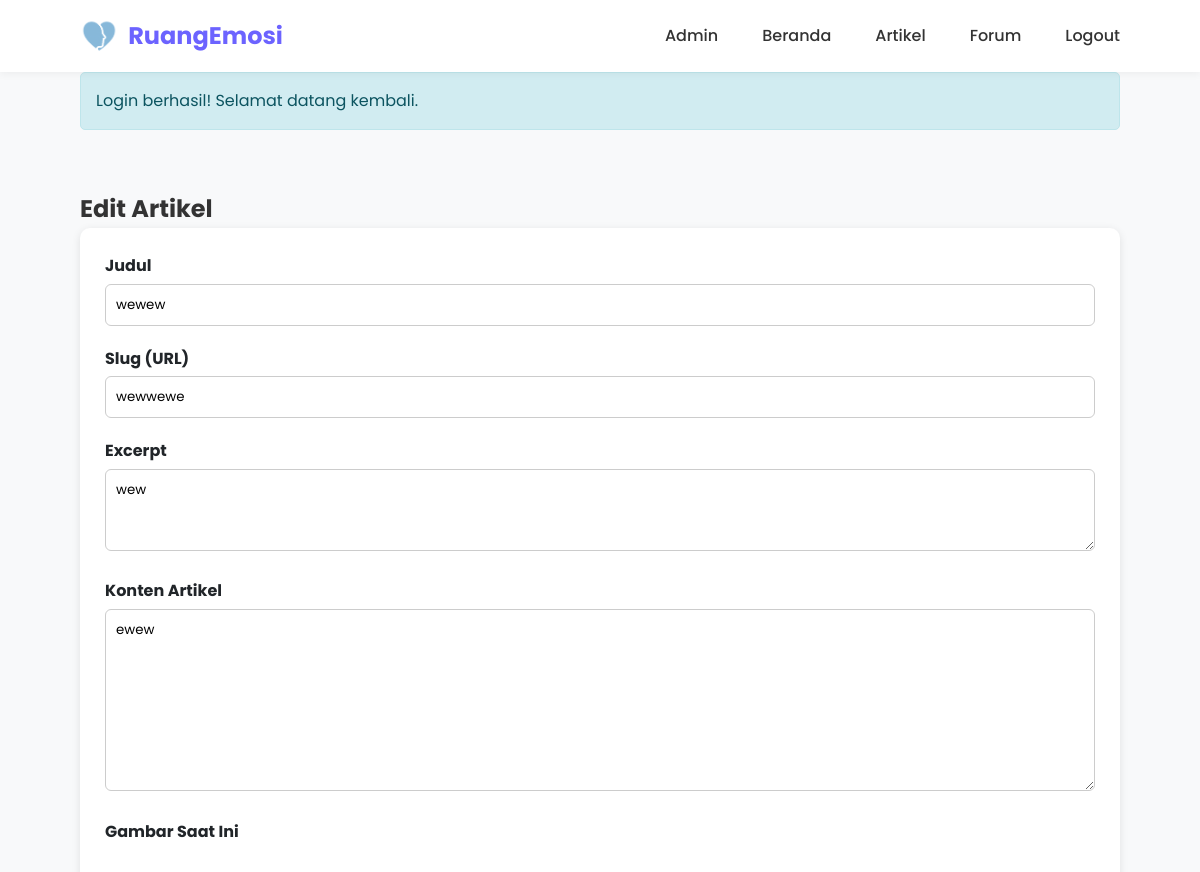
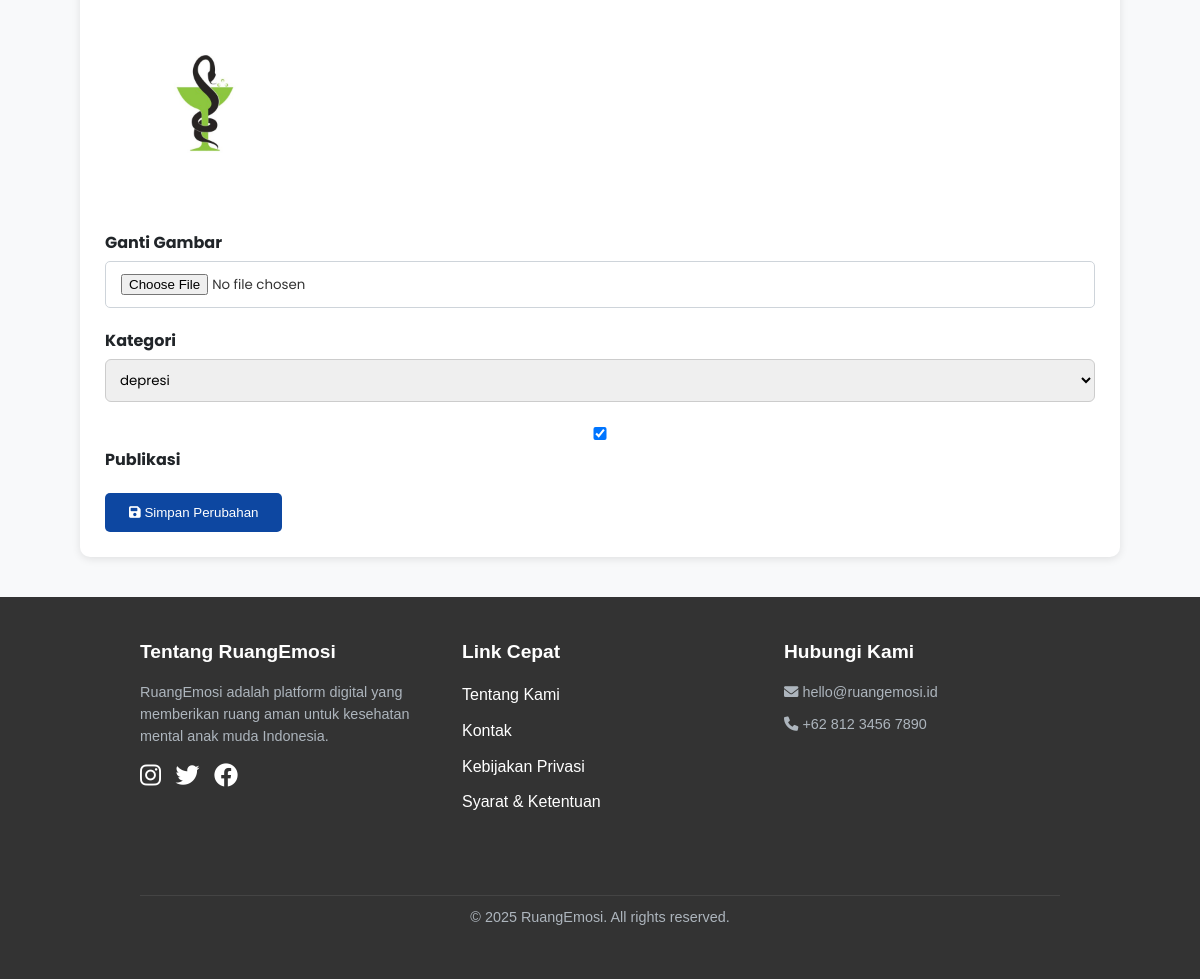
The page /admin/edit-article.php?id=8 (signed in) on the database its author committed (2 pictures, top to bottom).
### tables this page shows
CREATE TABLE `articles` (
  `article_id` int NOT NULL,
  `title` varchar(255) NOT NULL,
  `slug` varchar(255) NOT NULL,
  `content` text NOT NULL,
  `excerpt` text,
  `featured_image` varchar(255) DEFAULT NULL,
  `author_id` int NOT NULL,
  `category` enum('depresi','kecemasan','self-care','stres','relationship') NOT NULL,
  `view_count` int DEFAULT '0',
  `is_published` tinyint(1) DEFAULT '1',
  `created_at` timestamp NULL DEFAULT CURRENT_TIMESTAMP,
  `updated_at` timestamp NULL DEFAULT CURRENT_TIMESTAMP ON UPDATE CURRENT_TIMESTAMP
);

### admin/edit-article.php (the view, shortened to what this page needs)
<?php
require_once '../includes/functions.php';
require_once '../includes/auth.php';
$article_id = (int) $_GET['id'];
$stmt = $conn->prepare("SELECT * FROM articles WHERE article_id = ?");
$stmt->bind_param('i', $article_id);
$stmt->execute();
$result = $stmt->get_result();
$article = $result->fetch_assoc();
require_once '../includes/header.php';
?>
<section class="edit-article">
    <div class="container">
        <h1>Edit Artikel</h1>
        <form action="" method="post" enctype="multipart/form-data" class="article-form">
            <div class="form-group">
                <label>Judul</label>
                <input type="text" name="title" value="<?= htmlspecialchars($article['title']) ?>" required>
            </div>
            <div class="form-group">
                <label>Slug (URL)</label>
                <input type="text" name="slug" value="<?= htmlspecialchars($article['slug']) ?>" required>
            </div>
            <div class="form-group">
                <label>Excerpt</label>
                <textarea name="excerpt" rows="3"><?= htmlspecialchars($article['excerpt']) ?></textarea>
            </div>
            <div class="form-group">
                <label>Konten Artikel</label>
                <textarea name="content" rows="8" required><?= htmlspecialchars($article['content']) ?></textarea>
            </div>
            <div class="form-group">
                <label>Gambar Saat Ini</label><br>
                <?php if ($article['featured_image']): ?>
                    <img src="../assets/images/articles/<?= htmlspecialchars($article['featured_image']) ?>" alt="Gambar" style="max-width: 200px;">
                <?php else: ?>
                    <p><em>Tidak ada gambar</em></p>
                <?php endif; ?>
            </div>
            <div class="form-group">
                <label>Ganti Gambar</label>
                <input type="file" name="featured_image" accept="image/*">
            </div>
            <div class="form-group">
                <label>Kategori</label>
                <select name="category" required>
                    <?php
                    $categories = ['depresi', 'kecemasan', 'self-care', 'stres', 'relationship'];
                    foreach ($categories as $cat) {
                        $selected = $article['category'] === $cat ? 'selected' : '';
                        echo "<option value=\"$cat\" $selected>$cat</option>";
                    }
                    ?>
                </select>
            </div>
            <div class="form-group">
                <label><input type="checkbox" name="is_published" <?= $article['is_published'] ? 'checked' : '' ?>> Publikasi</label>
            </div>
            <button type="submit" class="btn btn-primary">
                <i class="fas fa-save"></i> Simpan Perubahan
            </button>
        </form>
    </div>
</section>
<?php require_once '../includes/footer.php'; ?>

### assets/css/style.css (style rules this page uses)
:root { --primary-color: #6C63FF; --secondary-color: #4D44DB; --accent-color: #FF6584; --light-color: #F8F9FA; --dark-color: #212529; --gray-color: #6C757D; --light-gray: #E9ECEF; --success-color: #28A745; --warning-color: #FFC107; --danger-color: #DC3545; --pastel-blue: #A7C5EB; --pastel-purple: #C4A7E8; --pastel-pink: #F5C3C2; --pastel-green: #C1E1C1; }
* { margin: 0; padding: 0; box-sizing: border-box; }
body { font-family: 'Poppins', sans-serif; line-height: 1.6; color: var(--dark-color); background-color: #F9F9F9; }
.container { width: 100%; max-width: 1200px; margin: 0 auto; padding: 0 20px; }
.btn { display: inline-block; padding: 10px 20px; border-radius: 30px; font-weight: 500; text-align: center; cursor: pointer; transition: all 0.3s ease; border: none; }
.btn-primary { background-color: var(--primary-color); color: white; }
.form-group { margin-bottom: 20px; }
.form-group label { display: block; margin-bottom: 8px; font-weight: 500; color: var(--dark-color); }
.form-group input, .form-group textarea, .form-group select { width: 100%; padding: 12px 15px; border: 1px solid #CED4DA; border-radius: 5px; font-family: 'Poppins', sans-serif; transition: all 0.3s ease; }

### includes/header.php (style rules this page uses)
* { margin: 0; padding: 0; box-sizing: border-box; }
body { font-family: 'Poppins', sans-serif; line-height: 1.6; color: #333; background-color: #f8f9fa; }
.container { width: 90%; max-width: 1200px; margin: 0 auto; }
.btn { padding: 0.75rem 1.5rem; border: none; border-radius: 5px; font-weight: 500; text-decoration: none; display: inline-block; }
.btn-primary { background-color: #0d47a1; color: #fff; }

### admin/edit-article.php (style rules this page uses)
.edit-article { padding: 40px 0; }
.article-form { background: white; padding: 25px; border-radius: 10px; box-shadow: 0 2px 8px rgba(0,0,0,0.1); }
.article-form .form-group { margin-bottom: 20px; }
.article-form label { font-weight: bold; display: block; margin-bottom: 5px; }
.article-form input[type="text"], .article-form textarea, .article-form select { width: 100%; padding: 10px; border-radius: 6px; border: 1px solid #ccc; }

### rows shown on the page
articles: title "wewew", slug "wewwewe", excerpt "wew", content "ewew", featured_image (picture), is_published "☑"

### other values the page prints
$_SESSION['message'] "Login berhasil! Selamat datang kembali."
form field category "depresi"
